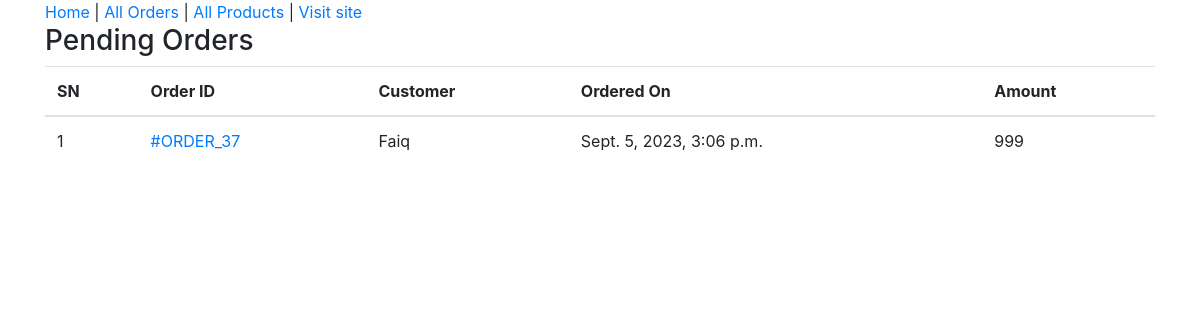
Screenshot of /admin-home/ (signed in) with the database file from the repository.
### ecomapp/models.py (models this page shows, shortened)
class Order(models.Model):
    cart = models.OneToOneField(Cart, on_delete=models.CASCADE)
    ordered_by = models.CharField(max_length=200)
    shipping_address = models.CharField(max_length=200)
    mobile = models.CharField(max_length=10)
    email = models.EmailField(null=True, blank=True)
    subtotal = models.PositiveIntegerField()
    discount = models.PositiveIntegerField()
    total = models.PositiveIntegerField()
    order_status = models.CharField(max_length=50, choices=ORDER_STATUS)
    created_at = models.DateTimeField(auto_now_add=True)
    payment_method = models.CharField(
        max_length=20, choices=METHOD, default="Cash On Delivery")
    payment_completed = models.BooleanField(
        default=False, null=True, blank=True)

### ecomapp/views.py (the view)
# urls.py: path("admin-home/", AdminHomeView.as_view(), name="adminhome"),
class AdminHomeView(AdminRequiredMixin, TemplateView):
    template_name = "adminpages/adminhome.html"
    def get_context_data(self, **kwargs):
        context = super().get_context_data(**kwargs)
        context["pendingorders"] = Order.objects.filter(
            order_status="Order Received").order_by("-id")
        return context

### ecomapp/views.py (called while the page is built)
    def dispatch(self, request, *args, **kwargs):
        if request.user.is_authenticated and Admin.objects.filter(user=request.user).exists():
            pass
        else:
            return redirect("/admin-login/")
        return super().dispatch(request, *args, **kwargs)

### templates/adminpages/adminhome.html (shortened to what this page needs)
{% extends "adminpages/adminbase.html" %}
{% block content %}
<div class="container">
    <div class="row">
        <div class="col-md-12">
            <h3>Pending Orders</h3>
            <table class="table">
                <thead>
                    <tr>
                        <th>SN</th>
                        <th>Order ID </th>
                        <th>Customer</th>
                        <th>Ordered On</th>
                        <th>Amount</th>
                    </tr>
                </thead>
                <tbody>
                    {% for order in pendingorders %}
                    <tr>
                        <td>{{forloop.counter}}</td>
                        <td><a href="{% url 'ecomapp:adminorderdetail' order.id %}">#ORDER_{{order.id}}</a></td>
                        <td>{{order.ordered_by}}</td>
                        <td>{{order.created_at}}</td>
                        <td>{{order.total}}</td>
                    </tr>
                    {% endfor %}
                </tbody>
            </table>
        </div>
    </div>
</div>
{% endblock %}

### rows the page displays
Order: id "37", ordered_by "Faiq", created_at "Sept. 5, 2023, 3:06 p.m.", total "999"
